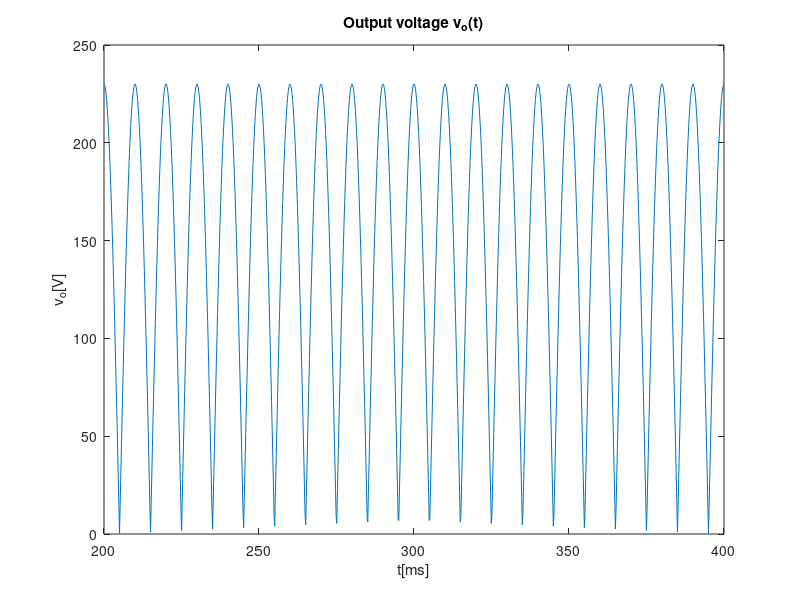
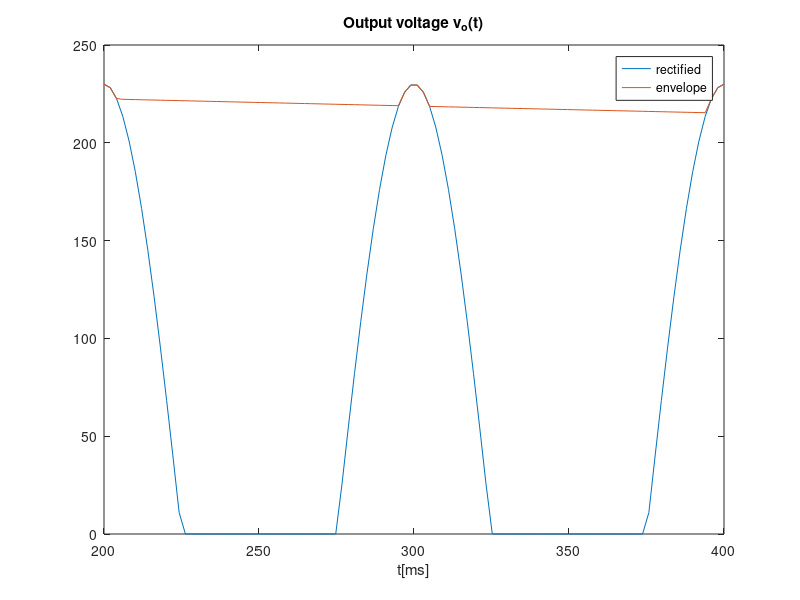

MATLAB code for these plots, in order:
close all 
clear all
f=50;
w=2*pi*f;
R=1500
C=4e-3


t=linspace(0.2, 0.4, 1000);
A = 230;
vS=A*cos(w*t);
vO = abs(vS);

figure
plot(t*1000, vO)
title("Output voltage v_o(t)")
xlabel ("t[ms]")
ylabel ("v_o[V]")
print ("rectmat.eps", "-depsc");


%lpf response
t=linspace(0.2, 0.4, 1000);

VON=0.7
vlim =3*VON

f=50;
w=2*pi*f;
vO = A/sqrt(1+w^2*R^2*C^2) * cos(w*t - atan(w*R*C))


%envelope detector
A=230
t=linspace(0.2,0.4, 100);
f=1000;
w=2*pi*f;
vS = A * cos(w*t);
vOhr = zeros(1, length(t));
vO = zeros(1, length(t));

tOFF = 1/w * atan(1/w/R/C);

vOnexp = A*cos(w*tOFF)*exp(-(t-tOFF)/R/C);

figure
for i=1:length(t)
  if (vS(i) > 0)
    vOhr(i) = vS(i);
  else
    vOhr(i) = 0;
  endif
endfor

plot(t*1000, vOhr)
hold

for i=1:length(t)
  if t(i) < tOFF
    vO(i) = vS(i);
  elseif vOnexp(i) > vOhr(i)
    vO(i) = vOnexp(i);
  else 
    vO(i) = vS(i);
  endif
endfor

plot(t*1000, vO)
title("Output voltage v_o(t)")
xlabel ("t[ms]")
legend("rectified","envelope")
print ("venvlope.eps", "-depsc");
